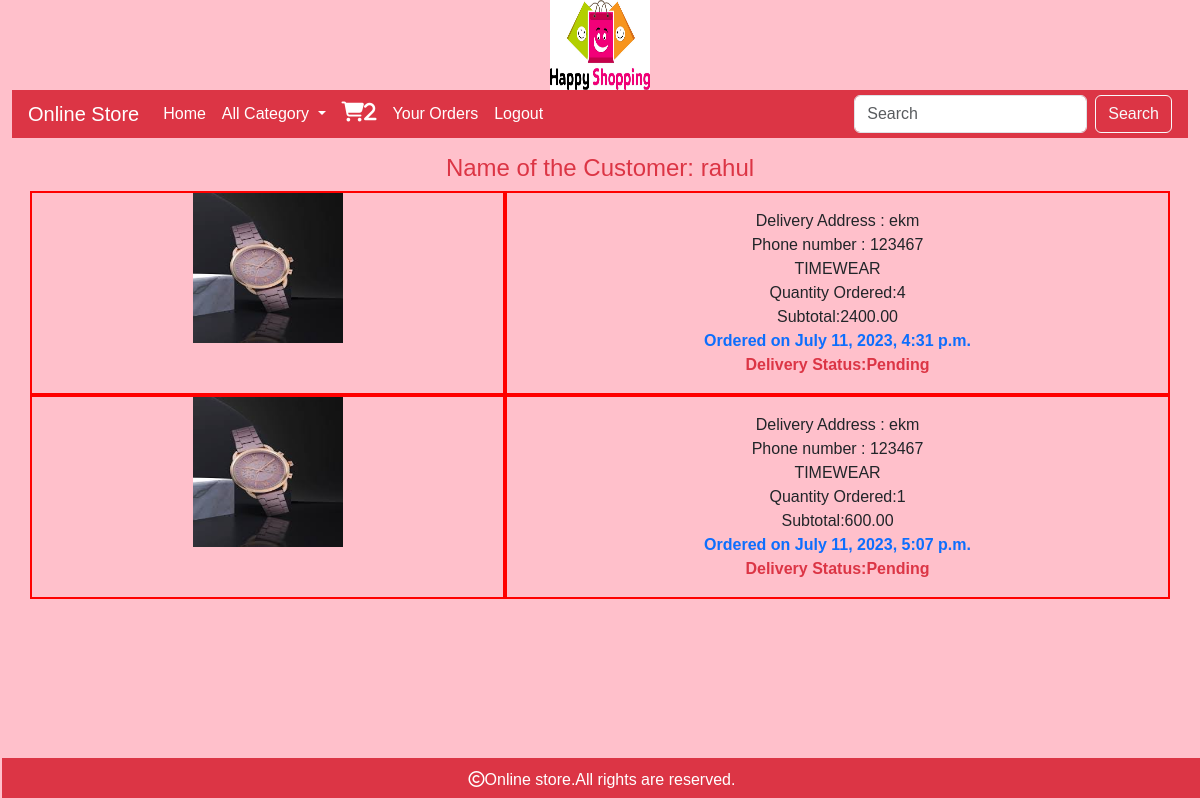
/cart/orderview (signed in), run on the app's committed database.
### cart/models.py (models this page shows, shortened)
class Order(models.Model):
    user=models.ForeignKey(User,on_delete=models.CASCADE)
    products=models.ForeignKey(Product,on_delete=models.CASCADE)
    address=models.TextField()
    phone=models.CharField(max_length=100)
    order_status=models.CharField(max_length=30,default='Pending')
    delivery_status=models.CharField(max_length=50,default='Pending')
    noofitems=models.IntegerField()
    date_added=models.DateTimeField(auto_now_add=True)
    def sub_total(self):
        return self.noofitems*self.products.price

### shop/models.py (models this page shows, shortened)
class Product(models.Model):
    name = models.CharField(max_length=250,unique = True)
    slug = models.SlugField(max_length=250, unique=True)
    description = models.TextField(blank=True)
    price=models.DecimalField(max_digits=10,decimal_places=2)
    category=models.ForeignKey(Category,on_delete=models.CASCADE)
    image=models.ImageField(upload_to='img/products',null=True,blank=True)
    stock=models.IntegerField()
    available=models.BooleanField(default=True)
    created=models.DateTimeField(auto_now_add=True)
    updated=models.DateTimeField(auto_now=True)

### cart/views.py (the view)
# urls.py: path("orderview",views.orderview,name="orderview"),
@login_required
def orderview(request):
    u=request.user
    o=Order.objects.filter(user=u,order_status="Paid")
    return render(request,"orderview.html",{'o':o,'name':u.username})

### cart/context_processors.py (called while the page is built)
def counter(request):
    item_count=0
    if request.user.is_authenticated:
        user=request.user
        try:
            cart=Cart.objects.filter(user=user)
            for i in cart:
                item_count+=i.quantity
        except:
            item_count=0
    return {"item_count":item_count}

### shop/context_processors.py (called while the page is built)
def menu_link(request):
    links=Category.objects.all()
    return ({'link':links})

### templates/orderview.html
{% extends "base.html" %}
{% load static %}
{% block content %}
<div class="container" style="maargin-bottom:100px;">
    <div class="row pt-3">
        <h4 class="text-center text-danger">Name of the Customer: {{name}}</h4>
        {% for i in o %}
        <div class="col-sm-5" style="border:2px solid red">
            <center><img src="{{i.products.image.url}}" height="150px" width="150px"></center>
        </div>
        <div class="col-sm-7 py-3 text-center" style="border:2px solid red">
            Delivery Address : {{i.address}}<br>
            Phone number : {{i.phone}}<br>
            {{i.products.name}}<br>
            Quantity Ordered:{{i.noofitems}}<br>
            Subtotal:{{i.sub_total}}<br>
            <strong class="text-primary">Ordered on {{i.date_added}}</strong><br>
            <strong class="text-danger">Delivery Status:{{i.delivery_status}}</strong>
        </div>
        {% endfor %}
    </div>
</div>
{% endblock %}

### static/css/custom.css (style rules this page uses)
body { background-color:pink; font-family: 'Agdasima', sans-serif; }

### data on the page
Order: products.image (picture), address "ekm", phone "123467", products.name "TIMEWEAR", noofitems "4", sub_total "2400.00", date_added "July 11, 2023, 4:31 p.m.", delivery_status "Pending"
Order: products.image (picture), address "ekm", phone "123467", products.name "TIMEWEAR", noofitems "1", sub_total "600.00", date_added "July 11, 2023, 5:07 p.m.", delivery_status "Pending"

### other printed values
{{ item_count }} "2"
{{ name }} "rahul"
